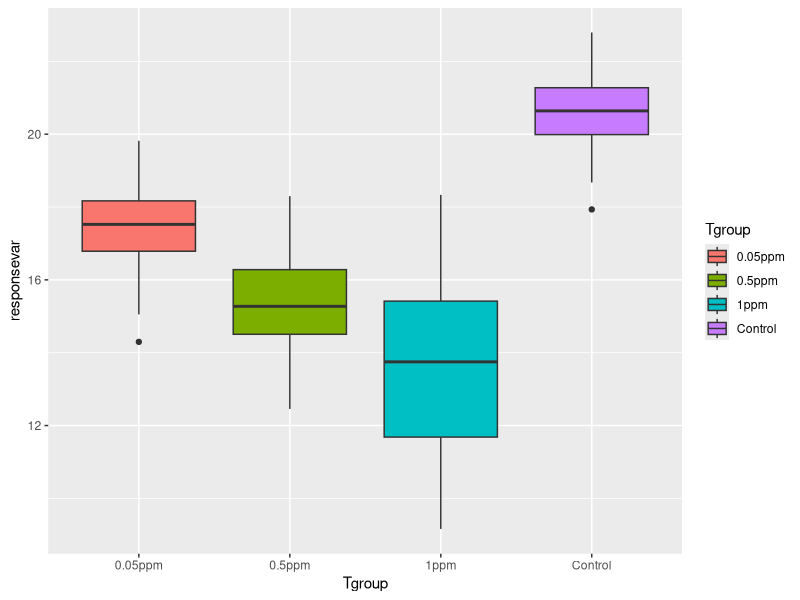
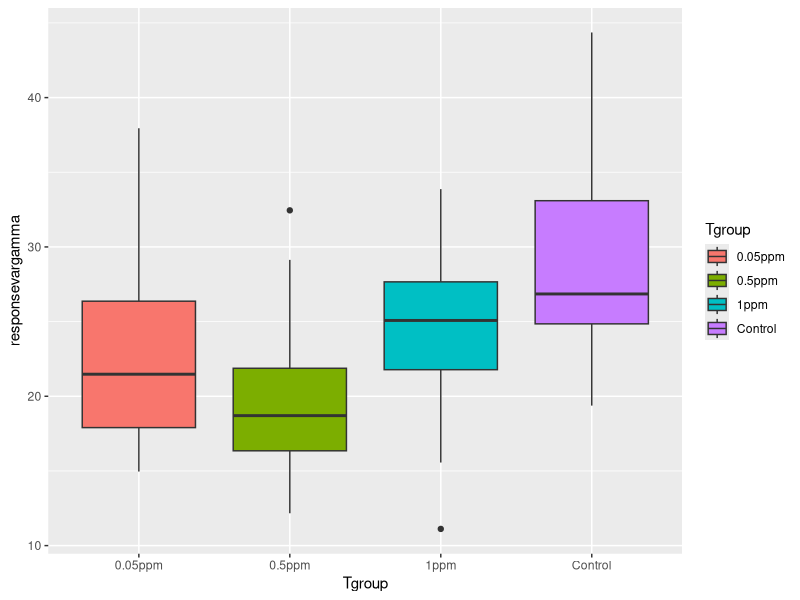

These figures' R source, in order:
## ---- chunk 1
(library(tidyverse))
##1)
#Insecticide stress response in CPB
#Treatmentns: Control, 1ppm, 0.5ppm, 0.05ppm
#Response: Leaf area consumed (cm^2) and  rigthting response time (secs)

#H0: No difference in leaf are consumed between control and insecticide exposed beetles
#HA:Beetles exposed to imidacloprid consume less than the control beetles

## ---- chunk 2
##2) Assuming my data is randomly distributed
    #n=30 per treatment group; total 120 
    #LeafArea Means:Control: 20.5, 1ppm mean: 13.2, 0.5 ppm: 15.4, 0.05 ppm: 17.3
    #Leaf area var: Control: 1.4, 1ppm: 1.9, 0.5ppm: 1.2, 0.05 ppm: 1.3 

## ---- chunk 3
##3) Response var: Leaf Area consumed
ngroup<- 4
nName<-c("Control", "1ppm", "0.5ppm", "0.05ppm")
nsize<- c(30,30,30,30)  #30 larvae per group
nMean<-c(20.5, 13.2, 15.4, 17.3) #fake means
nSD<-c(1.4, 1.9, 1.2, 1.3) #fake sd
ID<-1:(sum(nsize)) #creates a row with all number of obs
##create fake random distrubutions for each treatment groups
responsevar<- c(rnorm(n=nsize[1], mean= nMean[1], sd=nSD[1]), #for control group
       rnorm(n=nsize[2], mean= nMean[2], sd=nSD[2]), #for 1ppm group
       rnorm(n=nsize[3], mean= nMean[3], sd=nSD[3]), #for 0.5ppm group
       rnorm(n=nsize[4], mean=nMean[4], sd=nSD[4])) #for 0.05ppm group
Tgroup<- rep(nName, nsize)  
Tgroup
table(Tgroup)

ANOdata<- data.frame(ID,Tgroup,responsevar) #building data frame for ANOVA analysis
str(ANOdata)
head(ANOdata)
## ---- chunk 4
##4)
##Anova model
ANOmodel<- aov(responsevar~Tgroup) #running the model
print(ANOmodel)
Anovasummary<-summary(ANOmodel)
Anovasummary
#  Df Sum Sq Mean Sq F value Pr(>F)    
#Tgroup        3  714.8  238.27   97.39 <2e-16 *** #significant difference found among treatments
#Residuals   116  283.8    2.45                   

##plotting the ANOVA model
ANOplot<- ggplot(data= ANOdata,
                 aes(x=Tgroup, y=responsevar, 
                     fill= Tgroup)) + geom_boxplot() # graph shows a dose dependent response; with increasing imidacloprid concentrations larvae eat less
print(ANOplot)
## ---- chunk 5
##5) #after running my model 3 times, I still find significant response among treatments

responsevar<- c(rnorm(n=nsize[1], mean= nMean[1], sd=nSD[1]), #for control group
       rnorm(n=nsize[2], mean= nMean[2], sd=nSD[2]), #for 1ppm group
       rnorm(n=nsize[3], mean= nMean[3], sd=nSD[3]), #for 0.5ppm group
       rnorm(n=nsize[4], mean=nMean[4], sd=nSD[4])) #for 0.05ppm group

ANOmodel<- aov(responsevar~Tgroup) #running the model
print(ANOmodel)
Anovasummary<-summary(ANOmodel)
Anovasummary
    #Df Sum Sq Mean Sq F value Pr(>F)    
#Tgroup        3  853.7  284.56   134.7 <2e-16 ***
#Residuals   116  245.0    2.11 
responsevar<- c(rnorm(n=nsize[1], mean= nMean[1], sd=nSD[1]), #for control group
       rnorm(n=nsize[2], mean= nMean[2], sd=nSD[2]), #for 1ppm group
       rnorm(n=nsize[3], mean= nMean[3], sd=nSD[3]), #for 0.5ppm group
       rnorm(n=nsize[4], mean=nMean[4], sd=nSD[4])) #for 0.05ppm group

ANOmodel<- aov(responsevar~Tgroup) #running the model
print(ANOmodel)
Anovasummary<-summary(ANOmodel)
Anovasummary
#Df Sum Sq Mean Sq F value Pr(>F)    
#Tgroup        3  987.5   329.2   167.1 <2e-16 ***
#Residuals   116  228.5     2.0      
## ---- chunk 6
##6)#Now begin adjusting the means of the different groups. Given the sample sizes you have chosen, how small can the differences between the groups be (the effect size) for you to still detect a significant pattern (p < 0.05)?

ngroup<- 4
nName<-c("Control", "1ppm", "0.5ppm", "0.05ppm")
nsize<- c(30,30,30,30)  #30 larvae per group
nMean<-c(20.5, 22.5, 22.5, 22.5) #different means
nSD<-c(1.4, 1.9, 1.2, 1.3) #fake sd
ID<-1:(sum(nsize)) #creates a row with all number of obs
##create fake random distrubutions for each treatment groups
responsevar<- c(rnorm(n=nsize[1], mean= nMean[1], sd=nSD[1]), #for control group
       rnorm(n=nsize[2], mean= nMean[2], sd=nSD[2]), #for 1ppm group
       rnorm(n=nsize[3], mean= nMean[3], sd=nSD[3]), #for 0.5ppm group
       rnorm(n=nsize[4], mean=nMean[4], sd=nSD[4])) #for 0.05ppm group
Tgroup<- rep(nName, nsize)  
Tgroup
table(Tgroup)

ANOdata<- data.frame(ID,Tgroup,responsevar) #building data frame for ANOVA analysis
str(ANOdata)
head(ANOdata)

##Anova model
ANOmodel<- aov(responsevar~Tgroup) #running the model
print(ANOmodel)
Anovasummary<-summary(ANOmodel)
Anovasummary
#             Df Sum Sq Mean Sq F value Pr(>F) #no longer significant when means differ by 0.3, >0.05
#Tgroup        3   10.1   3.368   1.438  0.235
#Residuals   116  271.6   2.341         

#             Df Sum Sq Mean Sq F value Pr(>F)  #means differ here by 0.6 and are showing slight significance <0.05
#Tgroup        3  21.53   7.175    3.14 0.0281 *
#Residuals   116 265.10   2.285 

#        Df Sum Sq Mean Sq F value Pr(>F) #trying it again with a differenve of 0.6 gives a p>0.05
#Tgroup        3   8.41   2.804   1.228  0.303
#Residuals   116 264.96   2.284 

# Df Sum Sq Mean Sq F value Pr(>F)
#Tgroup        3  13.53   4.510   1.937  0.128 #means differ by 1 and no longer have a p<0.05
#Residuals   116 270.14   2.329   

# Df Sum Sq Mean Sq F value   Pr(>F)    
#Tgroup        3  116.5   38.82   20.34 1.17e-10 *** #means differ by 2 and now have a p<0.05
#Residuals   116  221.5    1.91  
## ---- chunk 7
##7)Alternatively, for the effect sizes you originally hypothesized, what is the minimum sample size you would need in order #to detect a statistically significant effect? Again, run the model a few times with the same parameter set to get a #feeling for the effect of random variation in the data.

ngroup<- 4
nName<-c("Control", "1ppm", "0.5ppm", "0.05ppm")
nsize<- c(3,3,3,3)  #30 larvae per group, tried n=20,15,10,8,6,4,3. with a n=2 I saw non-significant p-values
nMean<-c(20.5, 13.2, 15.4, 17.3) #different means
nSD<-c(1.4, 1.9, 1.2, 1.3) #fake sd
ID<-1:(sum(nsize)) #creates a row with all number of obs
##create fake random distrubutions for each treatment groups
responsevar<- c(rnorm(n=nsize[1], mean= nMean[1], sd=nSD[1]), #for control group
       rnorm(n=nsize[2], mean= nMean[2], sd=nSD[2]), #for 1ppm group
       rnorm(n=nsize[3], mean= nMean[3], sd=nSD[3]), #for 0.5ppm group
       rnorm(n=nsize[4], mean=nMean[4], sd=nSD[4])) #for 0.05ppm group
Tgroup<- rep(nName, nsize)  
Tgroup
table(Tgroup)

ANOdata<- data.frame(ID,Tgroup,responsevar) #building data frame for ANOVA analysis
str(ANOdata)
head(ANOdata)

#Anova model
ANOmodel<- aov(responsevar~Tgroup) #running the model
print(ANOmodel)
Anovasummary<-summary(ANOmodel)
Anovasummary
## ---- chunk 8
##8)Write up your results in a markdown file, organized with headers and different code #chunks to show your analysis. Be #explicit in your explanation and justification for #sample sizes, means, and variances.

#After repeatedly running the ANOVA model based on my "fake" data (means and sds), I got back significant p values <0.05 each time. This suggests that my chosen means and variance parameters were particularly robust enough to produce signficant differnce among my treatment groups.

#When I adjusted the means of my different treatment groups, the smallest difference between my groups that still provided a significant difference was 2.

#The minimum sample size I would beed to detect a p<0.05 among groups was 3.









## ---- chunk 9
##9)
ngroup<- 4
nName<-c("Control", "1ppm", "0.5ppm", "0.05ppm")
nsize<- c(30,30,30,30)  #30 larvae per group, tried n=20,15,10,8,6,4,3. with a n=2 I saw non-significant p-values
nMean<-c(20.5, 13.2, 15.4, 17.3) #different means
nSD<-c(1.4, 1.9, 1.2, 1.3) #fake sd
ID<-1:(sum(nsize)) #creates a row with all number of obs
##create fake gamma distrubutions for each treatment groups
responsevargamma<- c(rgamma(n=nsize[1], shape= nMean[1], scale=nSD[1]), #for control group
       rgamma(n=nsize[2], shape= nMean[2], scale=nSD[2]), #for 1ppm group
       rgamma(n=nsize[3], shape= nMean[3], scale=nSD[3]), #for 0.5ppm group
       rgamma(n=nsize[4], shape=nMean[4], scale=nSD[4])) #for 0.05ppm group
Tgroup<- rep(nName, nsize)  
Tgroup
table(Tgroup)
ANOdatagamma<- data.frame(ID,Tgroup,responsevargamma) #building data frame for ANOVA analysis
str(ANOdatagamma)
head(ANOdatagamma)

#Anova model using a gamma dist
ANOmodelgamma<- aov(responsevargamma~Tgroup) #running the model
print(ANOmodelgamma)
Anovasummary_gamma<-summary(ANOmodelgamma)
Anovasummary
#plotting the ANOVA model
ANOplot_gamma<- ggplot(data= ANOdatagamma,
                 aes(x=Tgroup, y=responsevargamma, 
                     fill= Tgroup)) + geom_boxplot() # graph shows a dose dependent response; with increasing imidacloprid concentrations larvae eat less
print(ANOplot_gamma)

